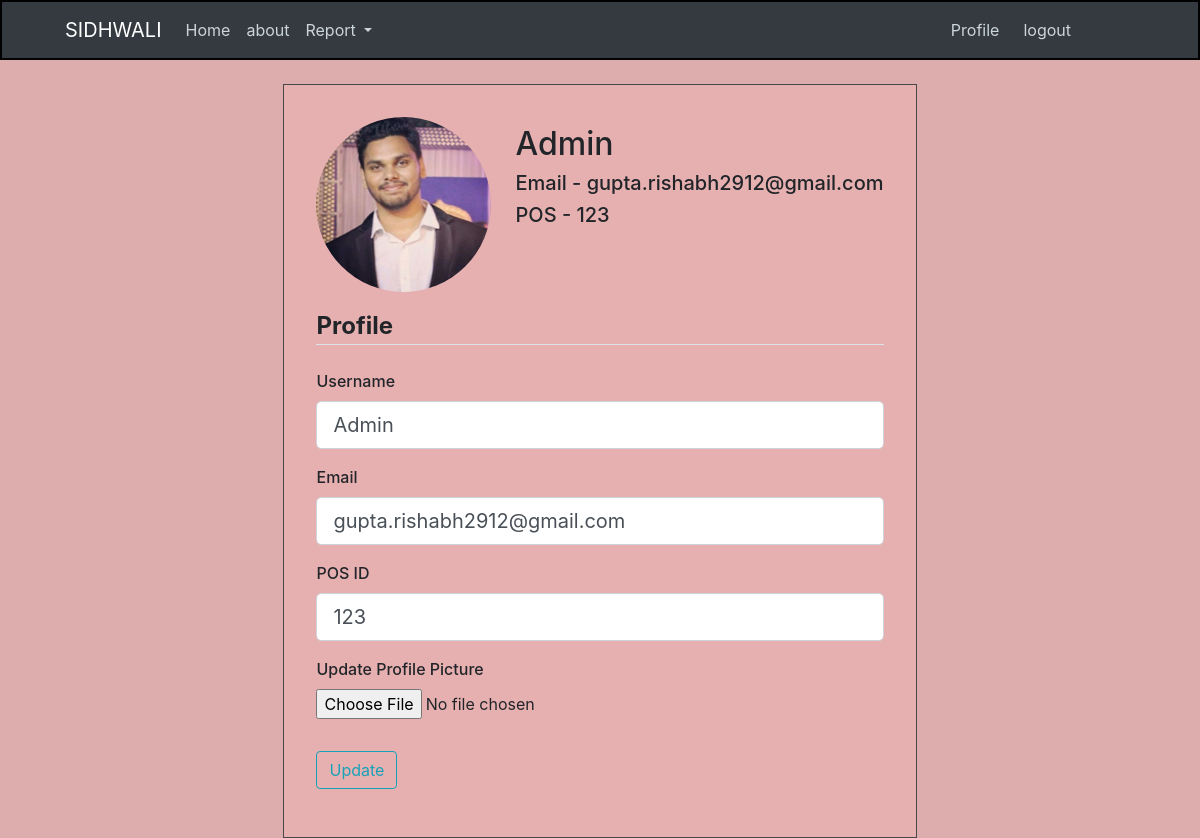
The app's page /profile (signed in) with its own data.
### crm/models.py (models this page shows, shortened)
class User(db.Model, UserMixin):
    id = db.Column(db.Integer, primary_key=True)
    username = db.Column(db.String(20), unique=True, nullable=False)
    email = db.Column(db.String(120), unique=True, nullable=False)
    image_file = db.Column(db.String(20), nullable=False, default="default.jpeg")
    password = db.Column(db.String(20), nullable=False)
    pos_id = db.Column(db.Integer, unique=True, nullable=False)
    hisaab = db.relationship("Hisaab", backref="fos", lazy="dynamic")

### crm/routes.py (the view)
@app.route("/profile", methods=["GET", "POST"])
@login_required
def profile():
    form = UpdateProfileForm()
    if form.validate_on_submit():
        if form.picture.data:
            picture_file = save_picture(form.picture.data)
            current_user.image_file = picture_file
        current_user.username = form.username.data
        current_user.email = form.email.data
        current_user.pos_id = form.pos_id.data
        db.session.commit()
        flash("Your profile has been updated", "success")
        return redirect(url_for("profile"))
    elif request.method == "GET":
        form.username.data = current_user.username
        form.email.data = current_user.email
        form.pos_id.data = current_user.pos_id
    image_file = url_for("static", filename="profile_pics/" + current_user.image_file)
    return render_template(
        "profile.html", title="Profile", image_file=image_file, form=form
    )

### crm/forms.py (shortened to what this page needs)
class UpdateProfileForm(FlaskForm):
    username = StringField(
        "Username", validators=[DataRequired(), Length(min=2, max=20)]
    )
    email = StringField("Email", validators=[DataRequired(), email()])
    pos_id = IntegerField("POS ID", validators=[DataRequired()])
    picture = FileField(
        "Update Profile Picture", validators=[FileAllowed(["jpg", "jpeg", "png"])]
    )
    submit = SubmitField("Update")

### crm/models.py (called while the page is built)
@login_manager.user_loader
def load_user(user_id):
    return User.query.get(int(user_id))

### crm/templates/profile.html (shortened to what this page needs)
{% extends "index.html" %}
{% block content  %}
<div class="d-flex justify-content-center">
   <div class="content-section mt-4">
      <div class="media">
         <img class="rounded-circle account-img mr-4" src="{{ image_file }}">
         <div class="media-body mt-2">
            <h2 class="mt-0">{{ current_user.username }}</h2>
            <h5 class="mt-0">Email - {{ current_user.email }}</h5>
            <h5 class="mt-0">POS - {{ current_user.pos_id }}</h5>
         </div>
      </div>
      <div>
         <form method="POST" action="" enctype="multipart/form-data">
            <fieldset class="form-group">
               <legend class="border-bottom mb-4"><strong>Profile</strong></legend>
               <div class="form-group">
                  {{ form.username.label(class="form-control-label") }}
                  {% if form.username.errors %}
                  {{ form.username(class="form-control form-control-lg is-invalid") }}
                  <div class="invalid-feedback">
                     {% for error in form.username.errors%}
                     <span>{{ error }}</span>
                     {% endfor %}
                  </div>
                  {% else %}
                  {{ form.username(class="form-control form-control-lg") }}
                  {% endif %}
               </div>
               <div class="form-group">
                  {{ form.email.label(class="form-control-label") }}
                  {% if form.email.errors %}
                  {{ form.email(class="form-control form-control-lg is-invalid") }}
                  <div class="invalid-feedback">
                     {% for error in form.email.errors%}
                     <span>{{ error }}</span>
                     {% endfor %}
                  </div>
                  {% else %}
                  {{ form.email(class="form-control form-control-lg") }}
                  {% endif %}
               </div>
               <div class="form-group">
                  {{ form.pos_id.label(class="form-control-label") }}
                  {% if form.pos_id.errors %}
                  {{ form.pos_id(class="form-control form-control-lg is-invalid") }}
                  <div class="invalid-feedback">
                     {% for error in form.pos_id.errors%}
                     <span>{{ error }}</span>
                     {% endfor %}
                  </div>
                  {% else %}
                  {{ form.pos_id(class="form-control form-control-lg") }}
                  {% endif %}
               </div>
               <div class="form-group">
                  {{ form.picture.label() }}
                  {{ form.picture(class="form-control-file") }}
               </div>
            </fieldset>
            <div class="form-group">
               {{ form.submit(class="btn btn-outline-info") }}
            </div>
         </form>
      </div>
   </div>
</div>
{% endblock content %}

### crm/static/main.css (style rules this page uses)
body { background-color: rgb(221, 173, 173); }
.content-section { background-color: rgb(231, 176, 176); border: .5px solid rgb(73, 72, 72); padding: 2rem; font-weight: 500; }
.account-img { height: 175px; width: 175px; margin-right: 20px; margin-bottom: 16px; }

### records on screen
User: username "Admin", email "gupta.rishabh2912@gmail.com", pos_id "123"
